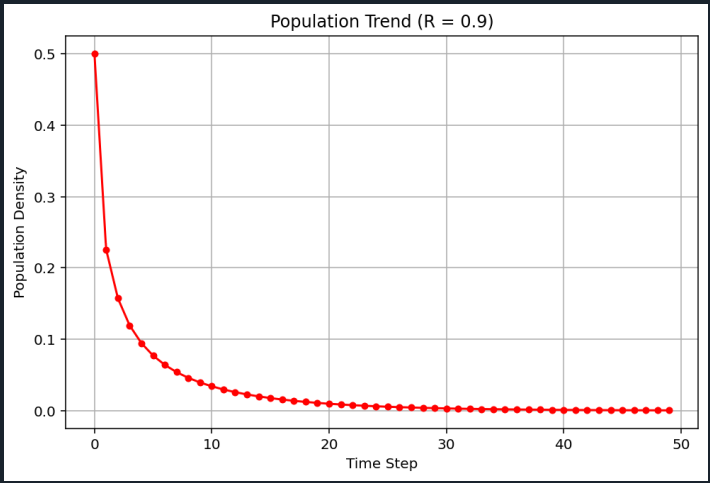

Here is the Python script that generated this plot:
#make a simulation by using the logistic regresion expressiion( = population  growth)
#use a growth factor R equal to 0.9, make a raport (word doc) wich describes the fate of
#population for R = 0.9

import numpy as np
import matplotlib.pyplot as plt

R = 0.9
x0 = 0.5
steps = 50

pop = np.zeros(steps)
pop[0] = x0

for t in range(steps - 1):
    pop[t+1] = R * pop[t] * (1 - pop[t])

plt.figure(figsize=(8, 5))
plt.plot(pop, 'r-o', markersize=4)
plt.title(f"Population Trend (R = {R})")
plt.xlabel("Time Step")
plt.ylabel("Population Density")
plt.grid(True)
plt.show()

print(f"Final Value: {pop[-1]}")
